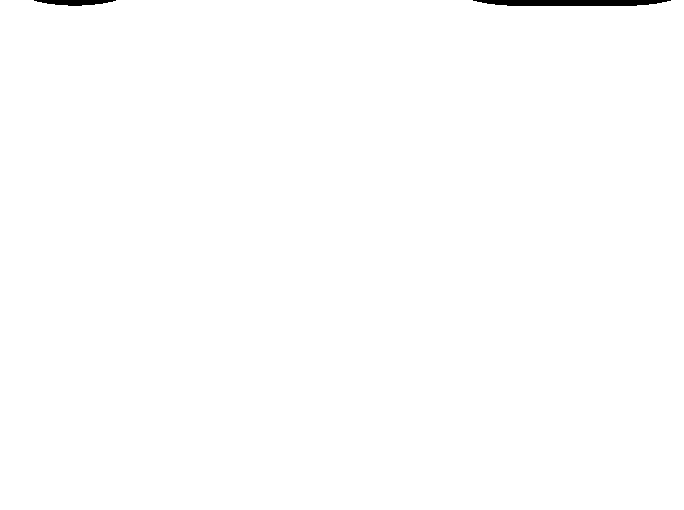
#> input picture hangman found/hangman0.png, 684 x 510 px; its folder holds 6 pictures in this run
$ python hangman.py
#> lines starting #> are read from the running program, lines starting #| are printed output that depends on the picture; after the words box and inside, x2 and y2 are one past the last pixel; in counts of white or black regions, pixels touching at a corner belong together
def ls_txt(a):
    o="letters used -- "
    for _ in a:
        o+=f"{_} "
    return (o)

import random
import cv2

font = cv2.FONT_HERSHEY_SIMPLEX | cv2.FONT_ITALIC

ls_wr=['jazz', 'buzz', 'jazzed', 'jazzy', 'buzzed', 'jazzing', 'fizz', 'fuzz', 'buzzing', 'jinx', 'fuzzy', 'puff', 'quiz', 'fizzy', 'dizzy', 'buff', 'buzzer', 'junk', 'fizzed']
i=random.choice(ls_wr)

miss=0
guessed=[]
turns=0

while miss<7:
    output=""
    bkgrd=cv2.imread(f"hangman{miss}.png")
#> bkgrd is the input picture: shape (510, 684, 3); values 254 (black) and 255 (white), 99.6% white; 2 black regions, box (x1, y1, x2, y2) and area: (473, 0, 671, 6) 1022, (34, 0, 116, 6) 334
    bkgrd= cv2.resize(bkgrd, (1600,900))
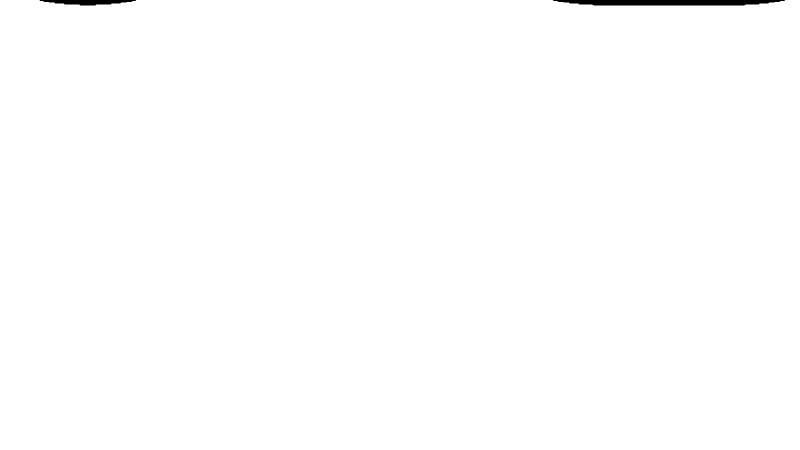
#> bkgrd: shape (900, 1600, 3) (shown at 1/2 size); values 254 (black) and 255 (white), 99.6% white; 2 black regions, box (x1, y1, x2, y2) and area: (1106, 0, 1570, 11) 4364, (79, 0, 272, 11) 1409
    #screen=bkgrd.copy()
    left=0
    for w in i:
        if w in guessed:
            output+=(f"{w} ")
        else:
            output+="_ "
            left+=1
    if left==0:
        break

    cv2.putText(bkgrd,output,(400,700),font,3,(255,255,0),3)
    cv2.putText(bkgrd,ls_txt(guessed),(200,200),font,1,(0,0,0),2)
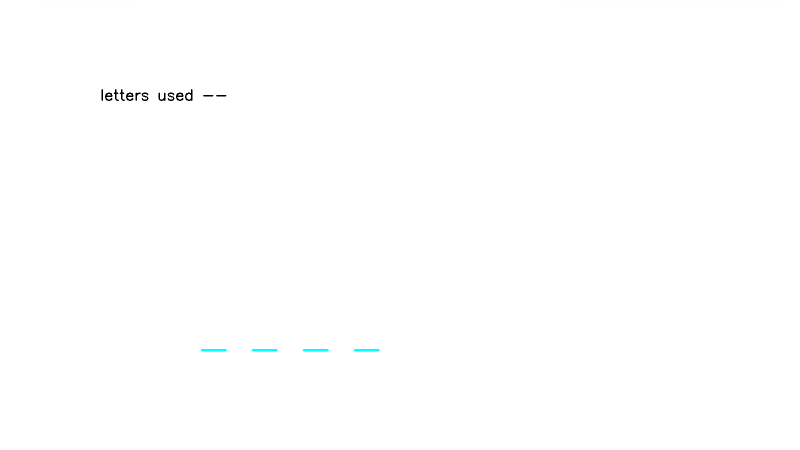
#> bkgrd: shape (900, 1600, 3) (shown at 1/2 size); mean B, G, R 254.7, 254.7, 254.6
    cv2.imshow("Hangman (found)",bkgrd)

    x=(cv2.waitKey(0))
#> (key Esc is pressed here)
    if x==27:
        break
    x=chr(x)
    if x in guessed:
        continue

    guessed.append(x)

    if x not in i:
        miss=miss+1

    turns=turns+1
    cv2.destroyAllWindows()
cv2.destroyAllWindows()
if left==0:
    bkgrd=cv2.imread("hangman0.png")
    bkgrd= cv2.resize(bkgrd, (1600,900))
    cv2.putText(bkgrd,(f"congrats!! you finally got to {i} after {turns} turns"),(20,450),font,2,(255,255,0),3)
    cv2.imshow("Hangman (found)",bkgrd)
    cv2.waitKey(0)
else:
    bkgrd=cv2.imread("hangman7.png")
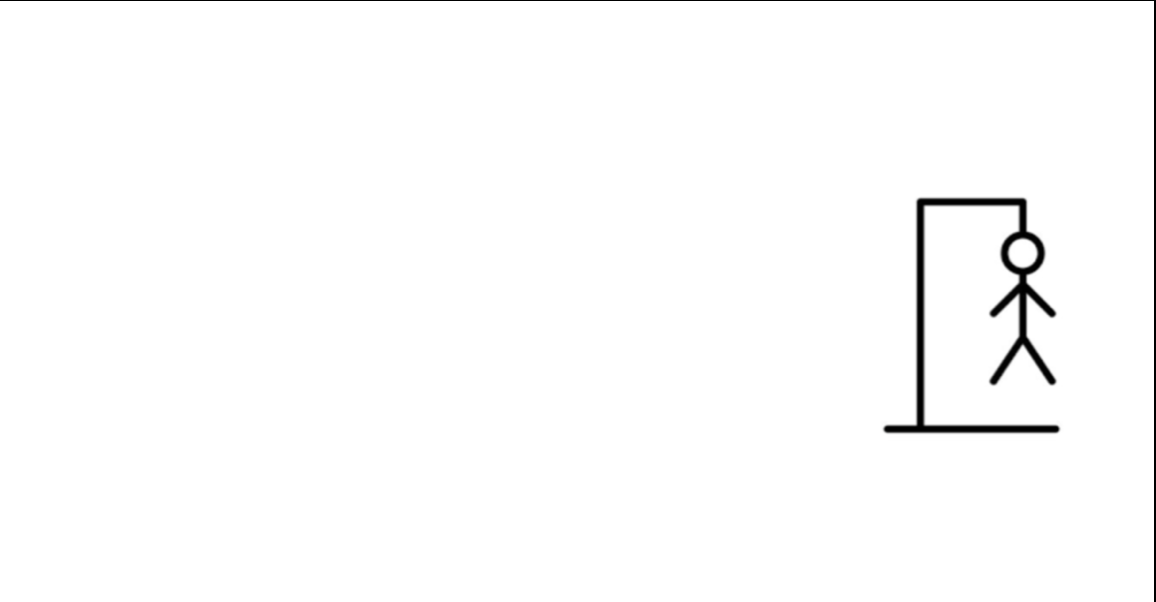
#> input picture hangman found/hangman7.png, 1156 x 602 px
#> bkgrd is the input picture: shape (602, 1156, 3); mean B, G, R 251.8, 251.8, 251.8
    bkgrd= cv2.resize(bkgrd, (1600,900))
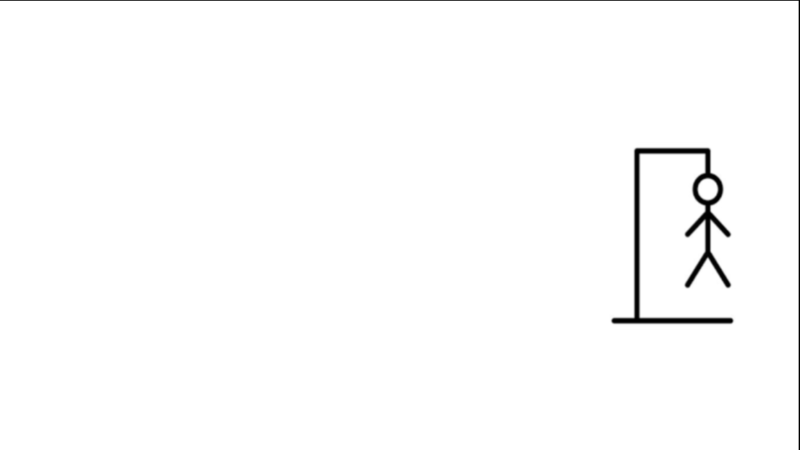
#> bkgrd: shape (900, 1600, 3) (shown at 1/2 size); mean B, G, R 251.8, 251.8, 251.8
    cv2.putText(bkgrd,(f"damm!! you suck at this bro."),(20,200),font,3,(255,255,0),3)
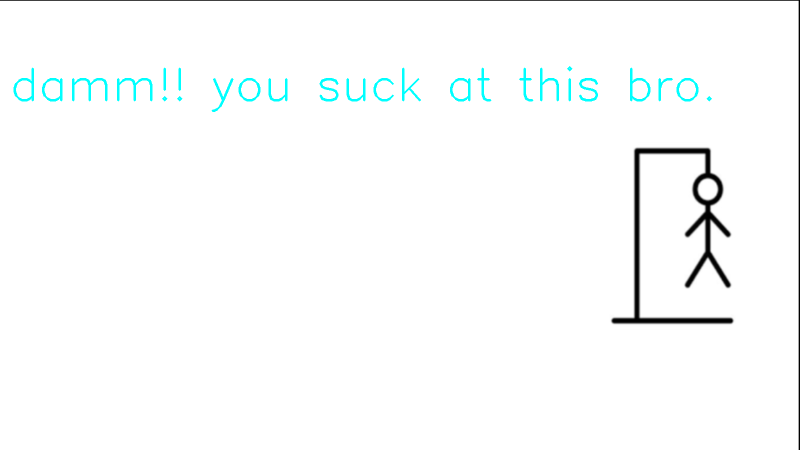
#> bkgrd: shape (900, 1600, 3) (shown at 1/2 size); 0.91% of pixels changed, all inside (x1, y1, x2, y2) = (27, 132, 1424, 224)
    cv2.imshow("Hangman (found)",bkgrd)
    cv2.waitKey(0)
cv2.destroyAllWindows()
